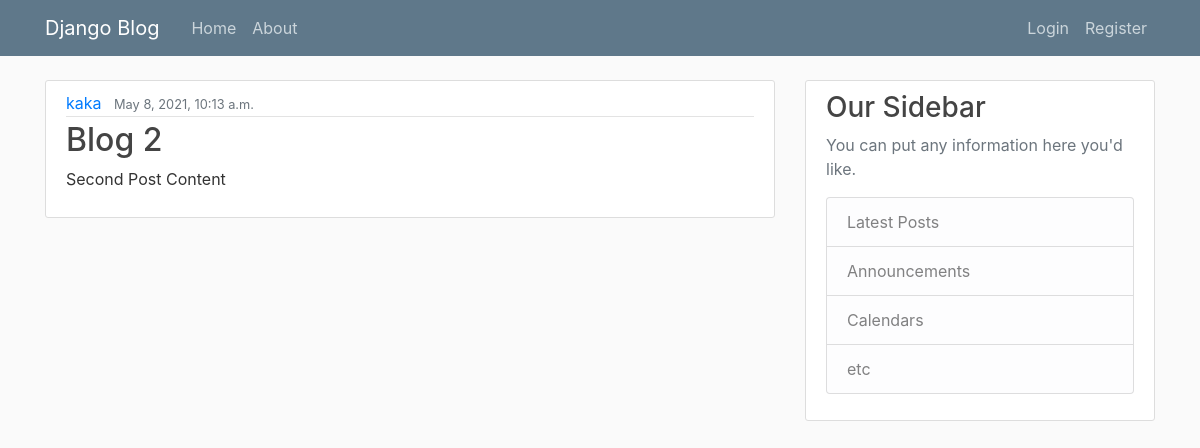
The app's page /post/2/ with its own data.
### profile_api/models.py (models this page shows, shortened)
class Post(models.Model):
    title = models.CharField(max_length=100)
    content = models.TextField()
    date_posted = models.DateTimeField(default=timezone.now)
    author = models.ForeignKey(User, on_delete=models.CASCADE)

### profile_api/views.py (the view)
# urls.py: path('post/<int:pk>/', PostDetailView.as_view(), name='post-detail'),
class PostDetailView(DetailView):
    model = Post

### profile_api/templates/profile_api/post_detail.html (shortened to what this page needs)
{% extends "profile_api/base.html" %}
{% block content %}
    <article class="media content-section">
        <div class="media-body">
        <div class="article-metadata">
            <a class="mr-2" href="#">{{ object.author}}</a>
            <small class="text-muted">{{ object.date_posted }}</small>
        </div>
        <h2>{{ object.title }}</h2>
        <p class="article-content">{{ object.content }}</p>
        </div>
    </article>
{% endblock content %}

### profile_api/static/profile/main.css (style rules this page uses)
body { background: #fafafa; color: #333333; margin-top: 5rem; }
h1, h2, h3, h4, h5, h6 { color: #444444; }
.content-section { background: #ffffff; padding: 10px 20px; border: 1px solid #dddddd; border-radius: 3px; margin-bottom: 20px; }
.article-content { white-space: pre-line; }
.article-metadata { padding-bottom: 1px; margin-bottom: 4px; border-bottom: 1px solid #e3e3e3 }

### records on screen
Post: author "kaka", date_posted "May 8, 2021, 10:13 a.m.", title "Blog 2", content "Second Post Content"
